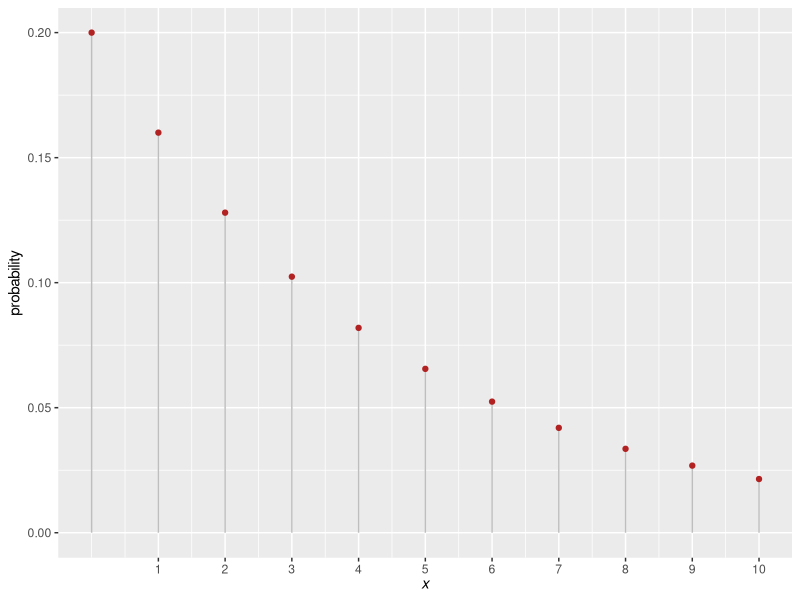
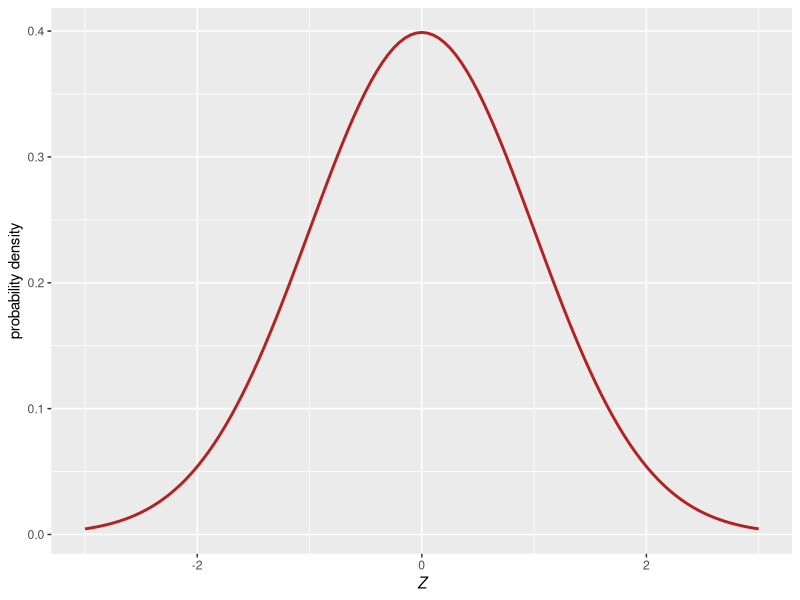
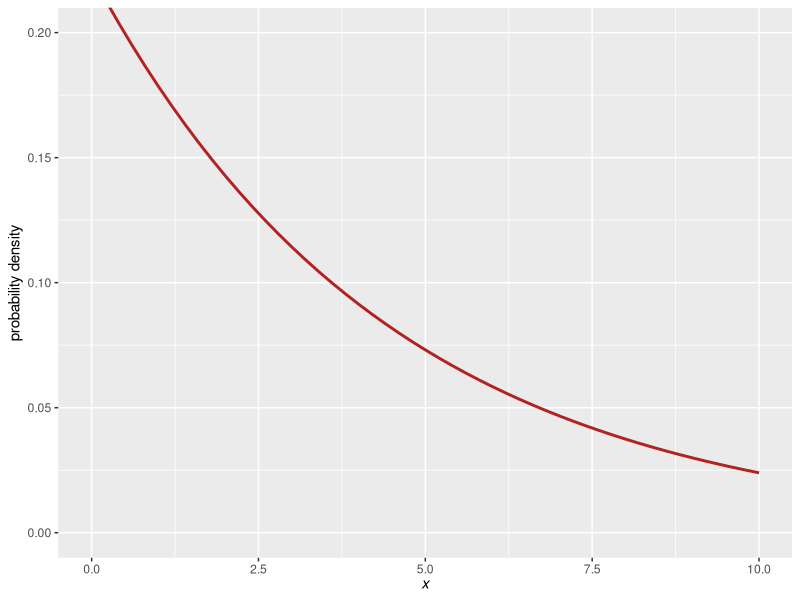

These charts were generated, in order, by the following R code:
## ---- chunk 1
#| label: fig-distributions
#| fig-cap: "Examples of probability distributions."
#| fig-height: 1.67
#| fig-width: 2.33
#| warning: false
#| code-fold: true
#| code-summary: "Show the code"
#| layout-ncol: 3
#| fig-subcap:
#|   - "A geometric distribution."
#|   - "A standard normal distribution." 
#|   - "An exponential distribution." 

library(ggplot2)

# geometric distribution
p = 0.2
xvec <- seq(0, 10)
yvec <- dgeom(xvec, p = p)
geomdf <- data.frame(x = xvec, pdf = yvec)

ggplot(geomdf, aes(x = xvec, y = pdf)) +
  labs(x = expression(italic(x)), y = "probability") + 
  scale_x_continuous(breaks = seq(1, 10)) + 
  geom_segment( aes(x=xvec, xend=xvec, y=0, yend=pdf), color="grey") +
  geom_point(col = "firebrick")

#  normal distribution
xvec <- seq(-3, 3, .05)
yvec <- dnorm(xvec)
normdf <- data.frame(x = xvec, pdf = yvec)

ggplot(normdf, aes(x = xvec, y = pdf)) + 
  geom_line(col = "firebrick", size = 1) +
  labs(x = expression(italic(Z)), y = "probability density")

# exponential distribution
xvec <- seq(0, 10, .2)
yvec <- dexp(xvec, rate = -log(1 - p))
expdf <- data.frame(x = xvec, pdf = yvec)

ggplot(expdf, aes(x = xvec, y = pdf)) + 
  geom_line(col = "firebrick", size = 1) +
  labs(x = expression(italic(x)), y = "probability density") +
  coord_cartesian(ylim = c(0, 0.2))
